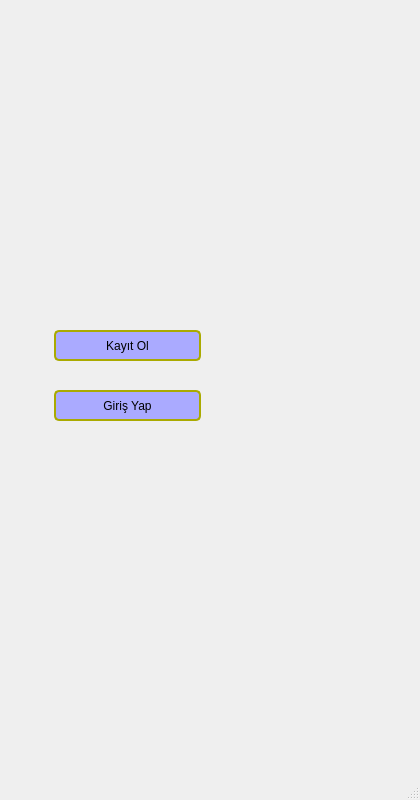
<?xml version="1.0" encoding="UTF-8"?>
<ui version="4.0">
 <class>HomePage</class>
 <widget class="QMainWindow" name="HomePage">
  <property name="geometry">
   <rect>
    <x>0</x>
    <y>0</y>
    <width>420</width>
    <height>800</height>
   </rect>
  </property>
  <property name="windowTitle">
   <string>MainWindow</string>
  </property>
  <widget class="QWidget" name="centralwidget">
   <widget class="QLabel" name="label_pic">
    <property name="geometry">
     <rect>
      <x>10</x>
      <y>10</y>
      <width>411</width>
      <height>771</height>
     </rect>
    </property>
    <property name="text">
     <string/>
    </property>
   </widget>
   <widget class="QPushButton" name="pushButtonKayit">
    <property name="geometry">
     <rect>
      <x>50</x>
      <y>330</y>
      <width>151</width>
      <height>31</height>
     </rect>
    </property>
    <property name="styleSheet">
     <string notr="true">QPushButton
{

	border: 1px solid #111111;
	border-radius: 5px;
	border-color: rgb(170, 170, 0);
	border-width: 2px;
	margin-left: 4px;
	padding: 5px;
	color:  rgb(0, 0, 0);
	background-color:rgb(170, 170, 255);
	font: 700 9pt &quot;Segoe UI&quot;;



}</string>
    </property>
    <property name="text">
     <string>Kayıt Ol</string>
    </property>
   </widget>
   <widget class="QPushButton" name="pushButtonGiris">
    <property name="geometry">
     <rect>
      <x>50</x>
      <y>390</y>
      <width>151</width>
      <height>31</height>
     </rect>
    </property>
    <property name="styleSheet">
     <string notr="true">QPushButton
{

	border: 1px solid #111111;
	border-radius: 5px;
border-color: rgb(170, 170, 0);
border-width: 2px;
	margin-left: 4px;
	padding: 5px;
	color:  rgb(0, 0, 0);
background-color:rgb(170, 170, 255);
	font: 700 9pt &quot;Segoe UI&quot;;



}</string>
    </property>
    <property name="text">
     <string>Giriş Yap</string>
    </property>
   </widget>
  </widget>
  <widget class="QMenuBar" name="menubar">
   <property name="geometry">
    <rect>
     <x>0</x>
     <y>0</y>
     <width>420</width>
     <height>21</height>
    </rect>
   </property>
  </widget>
  <widget class="QStatusBar" name="statusbar"/>
 </widget>
 <resources/>
 <connections/>
</ui>
